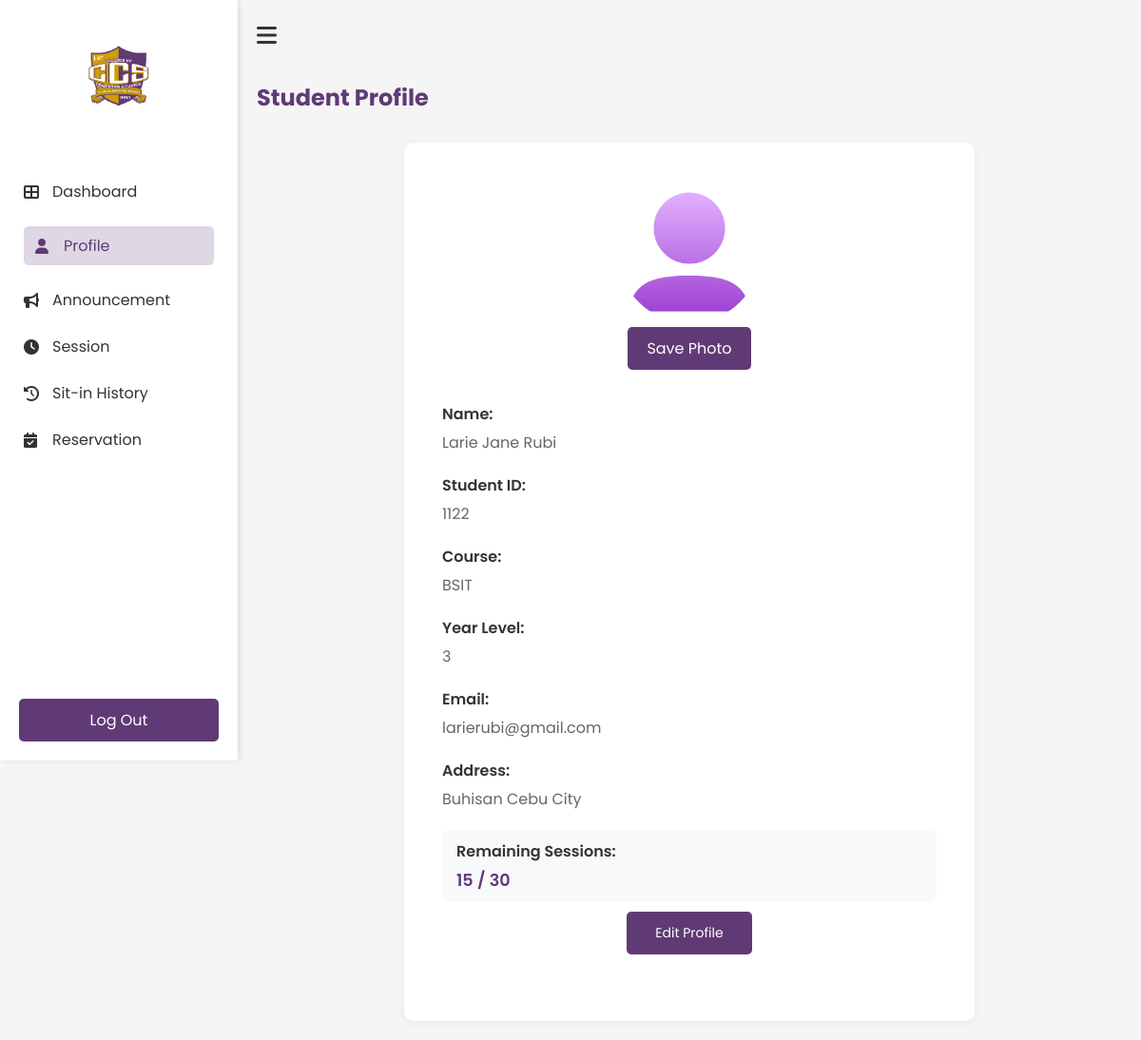
Page /Profile (signed in) on the committed database.
### tables this page shows
CREATE TABLE users(
idno integer primary key,
lastname text not null,
firstname text not null,
middlename text,
course text not null,
year_level integer not null,
email text unique not null,
username text unique not null,
password text not null, sessions TEXT DEFAULT NULL, address text, photo text);

### app.py (the view, shortened to what this page needs)
@app.route('/Profile', methods=['GET', 'POST'])
def Profile():
    if 'username' not in session:
        return redirect(url_for('login'))
    user_profile = get_user_profile(session['student_id'])
    print("User profile data:", user_profile)
    return render_template('student/profile.html', user=user_profile)

### templates/student/profile.html (shortened to what this page needs)
<!DOCTYPE html>
<html lang="en">
    <head>
        <link rel="stylesheet" href="{{ url_for('static', filename='student/profile.css') }}">
        <link rel="stylesheet" href="https://cdnjs.cloudflare.com/ajax/libs/font-awesome/6.0.0-beta3/css/all.min.css">
    </head>
    <body>
        <div class="profile-container">
            <nav class="sidebar" id="sidebar">
                <div class="logo-container">
                    <img src="{{ url_for('static', filename='images/ccs.png') }}" alt="ccs logo" class="logo">
                </div>
                <ul class="nav-links">
                    <li><a href="{{ url_for('Dashboard') }}"><i class="fas fa-th-large"></i>Dashboard</a></li>
                    <li><a href="{{ url_for('Profile') }}" class="active"><i class="fas fa-user"></i>Profile</a></li>
                    <li><a href="{{ url_for('Announcement') }}"><i class="fas fa-bullhorn"></i>Announcement</a></li>
                    <li><a href="{{ url_for('Session') }}"><i class="fas fa-clock"></i>Session</a></li>
                    <li><a href="{{ url_for('History') }}"><i class="fas fa-history"></i>Sit-in History</a></li>
                    <li><a href="{{ url_for('Reservation') }}"><i class="fas fa-calendar-check"></i>Reservation</a></li>
                </ul>
                <div class="logout-section">
                    <a href="{{ url_for('logout') }}" class="logout-btn"></i>Log Out</a>
                </div>
            </nav>
            <main class="main-content">
                <div class="top-bar">
                    <button id="sidebar-toggle" class="hamburger-btn"><i class="fas fa-bars"></i></button>
                </div>
                <h1>Student Profile</h1>
                <div class="profile-card">
                    <div class="profile-image">
                        <form action="{{ url_for('save_photo') }}" method="POST" enctype="multipart/form-data" id="photo-form">
                            <div class="profile-image-upload">
                                <img src="{{ url_for('static', filename='uploads/' + user[9]) if user[9] else url_for('static', filename='images/default.png') }}"
                                     alt="Profile Photo"
                                     class="round-circle"
                                     id="preview-image">
                            </div>
                            <button type="submit" class="save-photo-btn" id="save-photo-btn">Save Photo
                            </button>
                        </form>
                    </div>
                    <div class="profile-info">
                        <div class="info-item">
                            <p class="label">Name: </p>
                            <p class="value">{{ user[2] }} {{ user[3] }} {{ user[1] }}</p>
                        </div>
                        <div class="info-item">
                            <p class="label">Student ID: </p>
                            <p class="value">{{ user[0] }}</p>
                        </div>
                        <div class="info-item">
                            <p class="label">Course:</p>
                            <p class="value">{{ user[4] }}</p>
                        </div>
                        <div class="info-item">
                            <p class="label">Year Level: </p>
                            <p class="value">{{ user[5] }}</p>
                        </div>
                        <div class="info-item">
                            <p class="label">Email: </p>
                            <p class="value">{{ user[6] }}</p>
                        </div>
                        <div class="info-item">
                            <p class="label">Address: </p>
                            <p class="value">{{ user[7] if user[7] else 'No address provided' }}</p>
                        </div>
                        <div class="info-item sessions-info">
                            <p class="label">Remaining Sessions: </p>
                            <p class="value">{{ user[8] }} / 30</p>
                        </div>
                        <button class="edit-profile-btn" onclick="openModal()">Edit Profile</button>
                    </div>
                </div>
            </main>
        </div>
    </body>
</html>

### static/student/profile.css (style rules this page uses)
* { margin: 0; padding: 0; box-sizing: border-box; font-family: 'Poppins', sans-serif; }
body { background-color: #f5f5f5; }
.main-content { padding: 30px; }
.main-content h1 { color: #603A75; margin-bottom: 30px; font-size: 24px; }
.profile-card { background: white; border-radius: 10px; padding: 40px; box-shadow: 0 2px 10px rgba(0, 0, 0, 0.05); max-width: 600px; margin: 0 auto; }
.profile-image { text-align: center; margin-bottom: 30px; }
.profile-image-upload { position: relative; width: 150px; height: 150px; margin: 0 auto; }
.round-circle { width: 100%; height: 100%; border-radius: 50%; object-fit: cover; }
.save-photo-btn { margin-top: 15px; padding: 8px 20px; background-color: var(--button-color); color: white; border: none; border-radius: 5px; cursor: pointer; transition: background-color 0.3s; display: flex; align-items: center; gap: 8px; }
.profile-info { margin-bottom: 30px; }
.info-item { margin-bottom: 20px; }
.info-item .label { font-weight: 600; color: #333; margin-bottom: 5px; }
.info-item .value { color: #666; }
.edit-profile-btn { background-color: #603A75; color: white; border: none; padding: 12px 30px; border-radius: 5px; cursor: pointer; font-size: 14px; display: block; margin: 0 auto; transition: background-color 0.3s; }
.sessions-info { background-color: #f8f9fa; padding: 10px 15px; border-radius: 8px; margin: 10px 0; }
.sessions-info .value { color: #603A75; font-weight: 600; font-size: 1.1em; }
.sidebar { width: 250px; height: 100vh; position: fixed; left: 0; top: 0; background-color: white; padding: 20px 0; transition: all 0.3s ease; box-shadow: 2px 0 5px rgba(0, 0, 0, 0.1); z-index: 1000; }
.main-content { margin-left: 250px; transition: all 0.3s ease; width: calc(100% - 250px); padding: 20px; }
.logo-container { text-align: center; padding: 20px 0; }
.logo { width: 80px; height: auto; }
.nav-links { list-style: none; padding: 0; margin-top: 30px; }
.nav-links li { padding: 12px 25px; }
.nav-links li a { color: #333; text-decoration: none; display: flex; align-items: center; transition: 0.3s; }
.nav-links li a:hover, .nav-links li a.active { padding: 8px 12px; border-radius: 5px; color: #603A75; background-color: rgba(96, 58, 117, 0.2); }
.nav-links li a i { margin-right: 10px; width: 20px; }
.nav-links li a:hover, .nav-links li a.active { color: #603A75; }
.logout-section { position: absolute; bottom: 20px; width: 100%; padding: 0 20px; }
.logout-btn { display: block; width: 100%; padding: 10px; background-color: #603A75; color: white; text-align: center; text-decoration: none; border-radius: 5px; transition: 0.3s; }
.main-content { flex: 1; padding: 20px; transition: all 0.3s ease; }
.top-bar { display: flex; align-items: center; margin-bottom: 30px; }
.hamburger-btn { background: none; border: none; font-size: 24px; cursor: pointer; margin-right: 15px; color: #333; }
button[type="submit"] { background-color: #603A75; border: none; color: white; padding: 10px 20px; text-align: center; text-decoration: none; display: inline-block; font-size: 16px; margin: 4px 2px; cursor: pointer; border-radius: 5px; }

### rows in the picture
users: firstname "Larie Jane", lastname "Rubi", idno "1122", course "BSIT", year_level "3", email "larierubi@gmail.com", address "Buhisan Cebu City", sessions "15"
